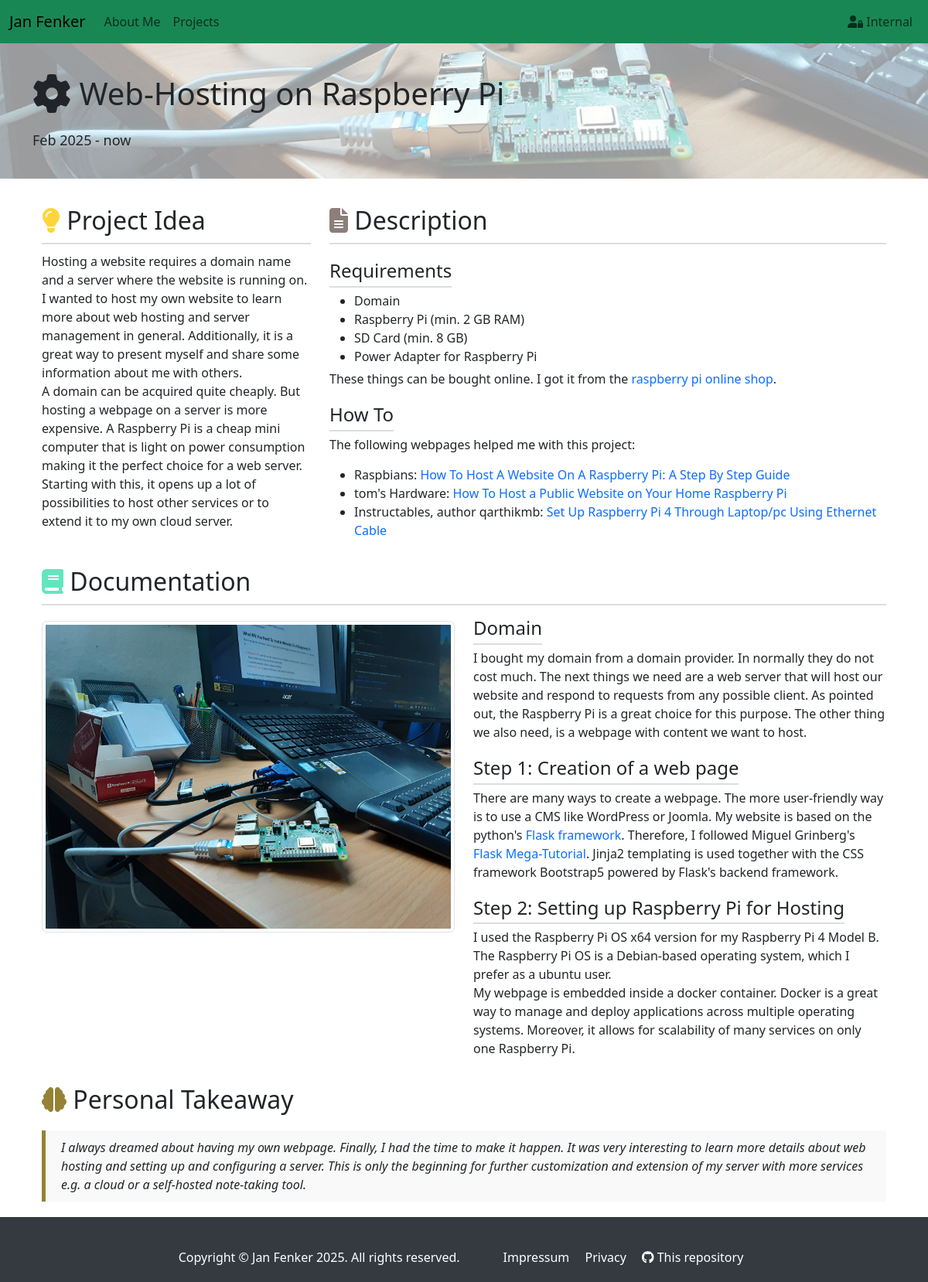
/projects/raspbi_webhost, run on the app's committed database.
### app/models.py (models this page shows, shortened)
class Project(db.Model):
    __tablename__ = 'project'
    id = db.Column(db.Integer, primary_key=True)
    title = db.Column(db.String(128), index=True, unique=True)
    title_brief = db.Column(db.String(64))
    period = db.Column(db.String(64), nullable=True)
    main_image_id = db.Column(db.Integer, db.ForeignKey('gallery.id'))
    bg_image = db.Column(db.String(64), nullable=True)
    description = db.Column(db.String(256))
    link = db.Column(db.String(64), nullable=True)
    link_ext = db.Column(db.String(128), nullable=True)
    gallery = db.relationship('Gallery', backref='project', lazy='joined', foreign_keys='Gallery.project_id')
    @property
    def image(self):
        return Gallery.query.get(self.main_image_id)

class Gallery(db.Model):
    __tablename__ = 'gallery'
    id = db.Column(db.Integer, primary_key=True)
    project_id = db.Column(db.Integer, db.ForeignKey('project.id'), nullable=True)
    src = db.Column(db.String(64), index=True, unique=True)
    alt = db.Column(db.String(64))
    cc = db.Column(db.String(128), nullable=True)
    cc_author = db.Column(db.String(64), nullable=True)

### app/views.py (the view)
@app.route('/projects/<link>')
def project(link):
    project_db = models.Project.query.filter_by(link=link).one()
    return render_template('projects/' + project_db.link + '.html', title=project_db.title_brief,
                           project=project_db)

### app/templates/projects/raspbi_webhost.html (shortened to what this page needs)
{% extends "project.html" %}
{% block project_idea %}
    Hosting a website requires a domain name and a server where the website is running on. I wanted to host my own
    website
    to learn more about web hosting and server management in general. Additionally, it is a great way to present myself
    and share some information about me with others. <br>
    A domain can be acquired quite cheaply. But hosting a webpage on a server is more expensive. A Raspberry Pi is a
    cheap
    mini computer that is light on power consumption making it the perfect choice for a web server.
    Starting with this, it opens up a lot of possibilities to host other services or to extend it to my own cloud
    server.
{% endblock %}
{% block description %}
    <h4>Requirements</h4>
    <ul>
        <li>Domain</li>
        <li>Raspberry Pi (min. 2 GB RAM)</li>
        <li>SD Card (min. 8 GB)</li>
        <li>Power Adapter for Raspberry Pi</li>
    </ul>
    <p>These things can be bought online. I got it from the
    <a href="https://www.raspberrypi.com/" target="_blank" class="link">
        raspberry pi online shop</a>.</p>
    <h4>How To</h4>
    <p>The following webpages helped me with this project: </p>
    <ul>
        <li>
            Raspbians:
            <a href="https://raspians.com/host-a-website-on-a-raspberry-pi-the-ultimate-guide/#Can_You_Use_A_Raspberry_Pi_To_Host_A_Website"
               class="link">
                How To Host A Website On A Raspberry Pi: A Step By Step Guide
            </a>
        </li>
        <li>
            tom's Hardware:
            <a href="https://www.tomshardware.com/how-to/host-public-website-raspberry-pi"
               class="link">
                How To Host a Public Website on Your Home Raspberry Pi
            </a>
        </li>
        <li>
            Instructables, author qarthikmb: <a
                href="https://www.instructables.com/Set-Up-Raspberry-Pi-4-Through-Laptoppc-Using-Ether/"
                class="link">
                Set Up Raspberry Pi 4 Through Laptop/pc Using Ethernet Cable
            </a>
        </li>
    </ul>
{% endblock %}
{% block docu %}
    <div class="row">
        <div class="col-md-6">
            <img src="{{ url_for('static', filename=project.image.src) }}" alt="Raspberry Pi Webhost"
                 class="img-thumbnail">
        </div>
        <div class="col-md-6">
            <h4>Domain</h4>
            <p>
                I bought my domain from a domain provider. In normally they do not cost much.
                The next things we need are a web server that will host our website and respond to requests from any
                possible client. As pointed out, the Raspberry Pi is a great choice for this purpose. The other thing
                we also need, is a webpage with content we want to host.
            </p>
            <h4>Step 1: Creation of a web page</h4>
            <p>
                There are many ways to create a webpage. The more user-friendly way is to use a CMS like WordPress or
                Joomla.
                My website is based on the python's
                <a href="https://flask.palletsprojects.com/en/stable/" class="link">Flask framework</a>. Therefore,
                I followed Miguel Grinberg's <a
                    href="https://blog.miguelgrinberg.com/post/the-flask-mega-tutorial-part-i-hello-world" class="link">
                Flask Mega-Tutorial</a>. Jinja2 templating is used together with the CSS framework Bootstrap5 powered by
                Flask's backend framework.
            </p>
            <h4>Step 2: Setting up Raspberry Pi for Hosting</h4>
            <p>
                I used the Raspberry Pi OS x64 version for my Raspberry Pi 4 Model B. The Raspberry Pi OS is a
                Debian-based operating system, which I prefer as a ubuntu user. <br>
                My webpage is embedded inside a docker container. Docker is a great way to manage and
                deploy applications across multiple operating systems. Moreover, it allows for scalability of many
                services on only one Raspberry Pi.
            </p>
        </div>
    </div>
{% endblock %}
{% block takeaway %}
    I always dreamed about having my own webpage. Finally, I had the time to make it happen.
    It was very interesting to learn more details about web hosting and setting up and configuring a server.
    This is only the beginning for further customization and extension of my server with more services e.g. a
    cloud or a self-hosted note-taking tool.
{% endblock %}

### app/templates/project.html (shortened to what this page needs)
{% extends "base.html" %}
{% block banner %}
<div {% if project.bg_image and (project.bg_image | length> 0) %} class="bg_banner" {% endif %}>
    <div class="container">
        <h1>
            <i class="fa-solid fa-gear fa-spin fa-lg"></i>
            {{ project.title }}
        </h1>
        <p style="font-size: 18px; margin-top: 1.2em;">
            {{ project.period }}
        </p>
    </div>
</div>
{% endblock %}
{% block content %}
<div class="container">
    <div class="row">
        <div class="col-md-4">
            <div class="project-section">
                <h2>
                    <i class="fa-solid fa-lightbulb fa-fade" style="color: #FFD43B;"></i>
                    Project Idea
                </h2>
                <p>
                    {% block project_idea %}{% endblock %}
                </p>
            </div>
        </div>
        <div class="col-md-8">
            <div class="project-section">
                <h2>
                    <i class="fa-solid fa-file-alt" style="color: #8c7e79;"></i>
                    Description
                </h2>
                    {% block description %}{% endblock %}
            </div>
        </div>
    </div>
    <div class="project-section">
        <h2>
            <i class="fa-solid fa-book" style="color: #63E6BE;"></i>
            Documentation
        </h2>
        {% block docu %}{% endblock %}
    </div>
    <div class="takeaway-section">
        <h2>
            <i class="fa-solid fa-brain fa-bounce" style="color: #958235;"></i>
            Personal Takeaway
        </h2>
        <blockquote class="takeaway-blockquote">
            {% block takeaway %}{% endblock %}
        </blockquote>
    </div>
</div>
{% endblock %}

### data on the page
Project: title "Web-Hosting on Raspberry Pi", period "Feb 2025 - now"
Gallery: src (picture)
